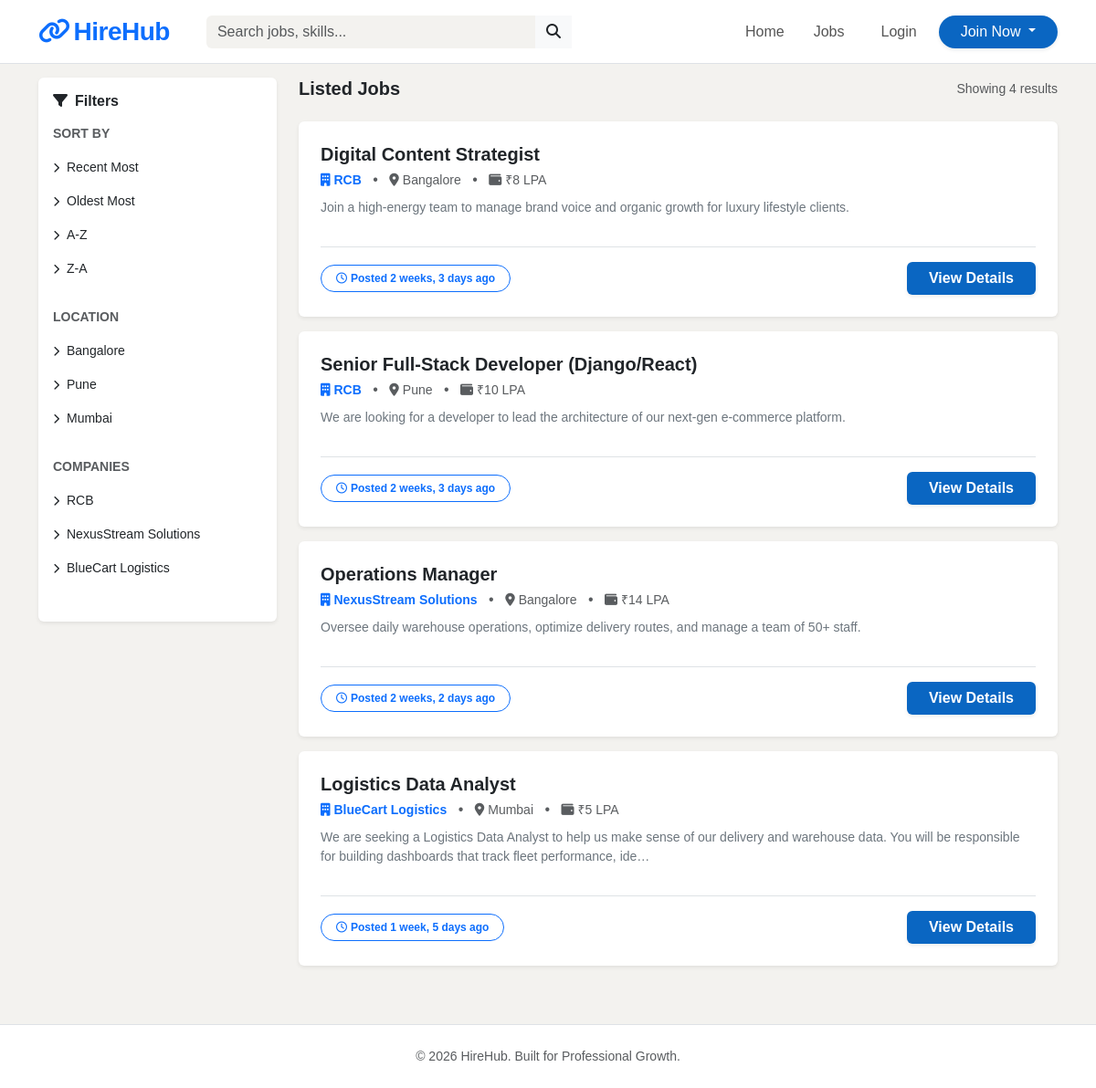
Screenshot of /jobs/ with the database file from the repository.
### jobs/models.py (models this page shows, shortened)
class Job(models.Model):
    account = models.ForeignKey(Account,on_delete=models.CASCADE)
    title = models.CharField(max_length=100)
    description = models.TextField(max_length=1000)
    requirement = models.TextField(max_length=500,blank = True)
    job_location = models.CharField(max_length=100)
    job_salary = models.IntegerField()
    created_at = models.DateTimeField(auto_now_add=True)
    updated_at = models.DateTimeField(auto_now=True)

### accounts/models.py (models this page shows, shortened)
class Account(AbstractBaseUser):
    ROLE = (
        ('Job Seeker','Job Seeker'),
        ('Job Recruiter','Job Recruiter')
    )
    email = models.EmailField(max_length=100, unique=True)
    username = models.CharField(max_length=100, unique=True)
    first_name = models.CharField(max_length=100 )
    last_name = models.CharField(max_length=100, blank=True)
    role = models.CharField(choices=ROLE)
    phone_number = models.CharField(max_length=10)
    is_active = models.BooleanField(default=False)
    is_staff = models.BooleanField(default=False)
    is_admin = models.BooleanField(default=False)
    is_superuser = models.BooleanField(default=False)
    date_joined = models.DateTimeField(auto_now_add=True)
    last_login = models.DateTimeField(auto_now=True)
    REQUIRED_FIELDS = ['first_name','last_name','username']
    USERNAME_FIELD = 'email'
    objects = AccountManager()

### userprofile/models.py (models this page shows, shortened)
class Profile(models.Model):
    user = models.OneToOneField(Account,on_delete=models.CASCADE)
    profile_photo = models.ImageField(upload_to='profile_pic',blank=True)
    skills = models.CharField(max_length=100, blank=True)
    experience = models.TextField(blank=True)
    company_name = models.CharField(max_length=200,blank=True)
    company_description = models.TextField(max_length=1000,blank=True)

### jobs/views.py (the view)
# urls.py: path('jobs/',include('jobs.urls')),
def jobs(request):
    unique_locations = Job.objects.values_list('job_location', flat=True).distinct()
    unique_companies = Profile.objects.values_list('company_name',flat=True).distinct()
    jobs = Job.objects.all()
    location_query = request.GET.get('location')
    query = request.GET.get('search')
    company = request.GET.get('company')
    sortby_query = request.GET.get('sortby')
    if location_query:
        jobs = jobs.filter(job_location=location_query)
    if query:
        jobs = jobs.filter(Q(title__icontains = query)|Q(description__icontains = query)|Q(requirement__icontains = query)).distinct()
    if company:
        jobs = jobs.filter(account__profile__company_name = company)
    if sortby_query == "oldest":
        jobs = jobs.order_by('created_at')
    elif sortby_query == "recent":
        jobs = jobs.order_by('-created_at')
    elif sortby_query == "A-Z":
        jobs = jobs.order_by('title')
    elif sortby_query == "Z-A":
        jobs = jobs.order_by('-title')
    context = {
        'jobs': jobs,
        'unique_locations': unique_locations,
        'unique_companies': unique_companies,
        'query':query
    }
    return render(request, 'jobs.html', context)

### templates/jobs.html (shortened to what this page needs)
{% extends 'base.html' %}
{% block content %}
<div class="container mt-5">
    <div class="row">
        <div class="col-md-3 mb-4">
            <div class="card shadow-sm border-0 p-3 sticky-top" style="top: 20px; z-index: 100;">
                <div class="d-flex justify-content-between align-items-center mb-3">
                    <h6 class="fw-bold mb-0"><i class="fas fa-filter me-2"></i>Filters</h6>
                </div>
                <div class="filter-section mb-4">
                    <p class="mb-2 fw-bold small text-uppercase text-muted">Sort By</p>
                    <div class="list-group list-group-flush">
                        <a href="?sortby=recent"
                           class="list-group-item list-group-item-action border-0 px-0 py-2 small {% if request.GET.sortby == 'recent' %} fw-bold text-primary {% endif %}">
                            <i class="fas fa-chevron-right me-2 smaller"></i>Recent Most
                        </a>
                        <a href="?sortby=oldest"
                           class="list-group-item list-group-item-action border-0 px-0 py-2 small {% if request.GET.sortby == 'oldest' %} fw-bold text-primary {% endif %}">
                            <i class="fas fa-chevron-right me-2 smaller"></i>Oldest Most
                        </a>
                        <a href="?sortby=A-Z"
                           class="list-group-item list-group-item-action border-0 px-0 py-2 small {% if request.GET.sortby == 'A-Z' %} fw-bold text-primary {% endif %}">
                            <i class="fas fa-chevron-right me-2 smaller"></i>A-Z
                        </a>
                        <a href="?sortby=Z-A"
                           class="list-group-item list-group-item-action border-0 px-0 py-2 small {% if request.GET.sortby == 'Z-A' %} fw-bold text-primary {% endif %}">
                            <i class="fas fa-chevron-right me-2 smaller"></i>Z-A
                        </a>
                    </div>
                </div>
                <div class="filter-section mb-4">
                    <p class="mb-2 fw-bold small text-uppercase text-muted">Location</p>
                    <div class="list-group list-group-flush">
                        {% for location in unique_locations %}
                            <a href="?location={{ location }}"
                               class="list-group-item list-group-item-action border-0 px-0 py-2 small {% if request.GET.location == location %}fw-bold text-primary{% endif %}">
                                <i class="fas fa-chevron-right me-2 smaller"></i>{{ location }}
                            </a>
                        {% empty %}
                            <p class="text-muted small">No locations found.</p>
                        {% endfor %}
                    </div>
                </div>
                <div class="filter-section mb-4">
                    <p class="mb-2 fw-bold small text-uppercase text-muted">Companies</p>
                    <div class="list-group list-group-flush">
                        {% for company in unique_companies %}
                            {% if company %}
                                <a href="?company={{ company }}"
                                   class="list-group-item list-group-item-action border-0 px-0 py-2 small {% if request.GET.company == company %}fw-bold text-primary{% endif %}">
                                    <i class="fas fa-chevron-right me-2 smaller"></i>{{ company }}
                                </a>
                            {% endif %}
                        {% empty %}
                                <p class="text-muted small">No locations found.</p>
                        {% endfor %}
                    </div>
                </div>
            </div>
        </div>
        <div class="col-md-9">
            <div class="d-flex justify-content-between align-items-center mb-4">
                <h5 class="fw-bold text-dark mb-0">Listed Jobs</h5>
                <p class="text-muted small mb-0">Showing {{ jobs.count }} results</p>
            </div>
            {% for job in jobs %}
                <div class="card shadow-sm border-0 mb-3 hover-shadow transition">
                    <div class="card-body p-4">
                        <div class="d-flex justify-content-between align-items-start">
                            <div class="flex-grow-1">
                                <h5 class="fw-bold text-dark mb-1">{{ job.title }}</h5>
                                <div class="mb-2">
                                    <span class="text-primary fw-bold small"><i class="fas fa-building me-1"></i>{{ job.account.profile.company_name }}</span>
                                    <span class="text-muted mx-2">•</span>
                                    <span class="text-muted small"><i class="fas fa-map-marker-alt me-1"></i>{{ job.job_location }}</span>
                                    <span class="text-muted mx-2">•</span>
                                    <span class="text-muted small"><i class="fas fa-wallet me-1"></i>₹{{ job.job_salary }} LPA</span>
                                </div>
                                <p class="text-secondary small mb-3">
                                    {{ job.description|truncatechars:180 }}
                                </p>
                            </div>
                        </div>
                        <div class="d-flex justify-content-between align-items-center mt-3 pt-3 border-top">
                            <span class="badge rounded-pill border border-primary text-primary px-3 py-2 small">
                                <i class="far fa-clock me-1"></i>Posted {{ job.created_at|timesince }} ago
                            </span>
                            <a class="btn btn-primary px-4 fw-bold shadow-sm" href="{% url 'job_detail' job.id %}">View Details</a>
                        </div>
                    </div>
                </div>
            {% endfor %}
        </div>
    </div>
</div>
{% endblock %}

### static/css/style.css (style rules this page uses)
body { background-color: #f3f2ef; font-family: Arial, Helvetica, sans-serif; }
.btn-primary { background-color: #0a66c2; border: none; }
a { text-decoration: none; color: #0a66c2; }

### templates/jobs.html (style rules this page uses)
.transition { transition: all 0.3s ease-in-out; }
.smaller { font-size: 0.7rem; }

### rows the page displays
Job: title "Digital Content Strategist", account.profile.company_name "RCB", job_location "Bangalore", job_salary "8", description "Join a high-energy team to manage brand voice and organic growth for luxury lifestyle clients.", created_at "2 weeks, 3 days"
Job: title "Senior Full-Stack Developer (Django/React)", account.profile.company_name "RCB", job_location "Pune", job_salary "10", description "We are looking for a developer to lead the architecture of our next-gen e-commerce platform.", created_at "2 weeks, 3 days"
Job: title "Operations Manager", account.profile.company_name "NexusStream Solutions", job_location "Bangalore", job_salary "14", description "Oversee daily warehouse operations, optimize delivery routes, and manage a team of 50+ staff.", created_at "2 weeks, 2 days"
Job: title "Logistics Data Analyst", account.profile.company_name "BlueCart Logistics", job_location "Mumbai", job_salary "5", description "We are seeking a Logistics Data Analyst to help us make sense of our delivery and warehouse data. You will be responsible for building dashboards that track fleet performance, ide…", created_at "1 week, 5 days"

### other values shown
{{ location }} "Bangalore" "Pune" "Mumbai"
{{ company }} "RCB" "NexusStream Solutions" "BlueCart Logistics"
{{ jobs.count }} "4"
